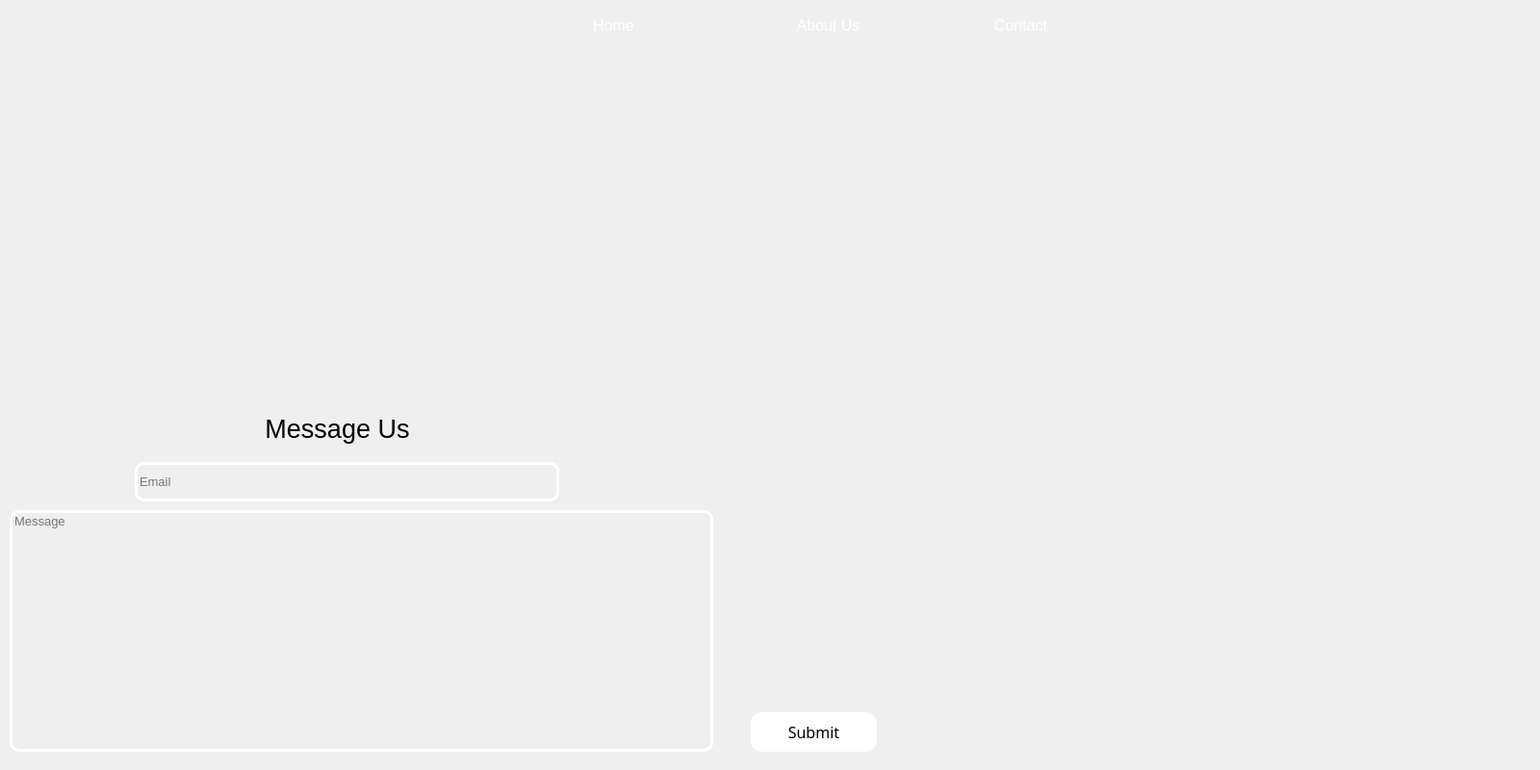
<?xml version="1.0" encoding="UTF-8"?>
<ui version="4.0">
 <class>Dialog</class>
 <widget class="QDialog" name="Dialog">
  <property name="geometry">
   <rect>
    <x>0</x>
    <y>0</y>
    <width>1600</width>
    <height>800</height>
   </rect>
  </property>
  <property name="windowTitle">
   <string>Dialog</string>
  </property>
  <widget class="QWidget" name="widget" native="true">
   <property name="geometry">
    <rect>
     <x>0</x>
     <y>0</y>
     <width>1600</width>
     <height>800</height>
    </rect>
   </property>
   <widget class="QLabel" name="Background_Label">
    <property name="geometry">
     <rect>
      <x>0</x>
      <y>0</y>
      <width>1600</width>
      <height>800</height>
     </rect>
    </property>
    <property name="text">
     <string/>
    </property>
   </widget>
   <widget class="QPushButton" name="Home_Button">
    <property name="geometry">
     <rect>
      <x>600</x>
      <y>15</y>
      <width>75</width>
      <height>23</height>
     </rect>
    </property>
    <property name="font">
     <font>
      <pointsize>12</pointsize>
     </font>
    </property>
    <property name="styleSheet">
     <string notr="true">QPushButton#Home_Button
{
color: rgb(255, 255, 255);
background-color: qlineargradient(spread:pad, x1:0, y1:0, x2:1, y2:0, stop:0 rgba(0, 0, 0, 0), stop:1 rgba(255, 255, 255, 0));
border : 0px solide rgba(0,0,0,0)
}
QPushButton#Home_Button:hover
{
background-color: rgb(62, 168, 234);
   border : 3px solide rgba(0,0,0,0);
   border-radius: 5px;
}
QPushButton#Home_Button:pressed
{
    
	color: rgb(0, 0, 0);
	background-color: rgb(62, 168, 234);
   border : 3px solide rgba(0,0,0,0);
   border-radius: 5px;
}</string>
    </property>
    <property name="text">
     <string>Home</string>
    </property>
   </widget>
   <widget class="QPushButton" name="Contact_Button">
    <property name="geometry">
     <rect>
      <x>1000</x>
      <y>15</y>
      <width>121</width>
      <height>23</height>
     </rect>
    </property>
    <property name="font">
     <font>
      <pointsize>12</pointsize>
     </font>
    </property>
    <property name="styleSheet">
     <string notr="true">QPushButton#Contact_Button
{
color: rgb(255, 255, 255);
background-color: qlineargradient(spread:pad, x1:0, y1:0, x2:1, y2:0, stop:0 rgba(0, 0, 0, 0), stop:1 rgba(255, 255, 255, 0));
border : 0px solide rgba(0,0,0,0)
}
QPushButton#Contact_Button:hover
{
background-color: rgb(62, 168, 234);
   border : 3px solide rgba(0,0,0,0);
   border-radius: 5px;
}
QPushButton#Contact_Button:pressed
{
    
	color: rgb(0, 0, 0);
	background-color: rgb(62, 168, 234);
   border : 3px solide rgba(0,0,0,0);
   border-radius: 5px;
}</string>
    </property>
    <property name="text">
     <string>Contact</string>
    </property>
   </widget>
   <widget class="QPushButton" name="AboutUs_Button">
    <property name="geometry">
     <rect>
      <x>800</x>
      <y>15</y>
      <width>121</width>
      <height>23</height>
     </rect>
    </property>
    <property name="font">
     <font>
      <pointsize>12</pointsize>
     </font>
    </property>
    <property name="styleSheet">
     <string notr="true">QPushButton#AboutUs_Button
{
color: rgb(255, 255, 255);
background-color: qlineargradient(spread:pad, x1:0, y1:0, x2:1, y2:0, stop:0 rgba(0, 0, 0, 0), stop:1 rgba(255, 255, 255, 0));
border : 0px solide rgba(0,0,0,0)
}
QPushButton#AboutUs_Button:hover
{
background-color: rgb(62, 168, 234);
   border : 3px solide rgba(0,0,0,0);
   border-radius: 5px;
}
QPushButton#AboutUs_Button:pressed
{
    
	color: rgb(0, 0, 0);
	background-color: rgb(62, 168, 234);
   border : 3px solide rgba(0,0,0,0);
   border-radius: 5px;
}</string>
    </property>
    <property name="text">
     <string>About Us</string>
    </property>
   </widget>
   <widget class="QLabel" name="label">
    <property name="geometry">
     <rect>
      <x>230</x>
      <y>420</y>
      <width>241</width>
      <height>51</height>
     </rect>
    </property>
    <property name="font">
     <font>
      <pointsize>20</pointsize>
      <weight>50</weight>
      <bold>false</bold>
     </font>
    </property>
    <property name="text">
     <string>Message Us</string>
    </property>
    <property name="alignment">
     <set>Qt::AlignCenter</set>
    </property>
   </widget>
   <widget class="QLineEdit" name="Email_Edit">
    <property name="geometry">
     <rect>
      <x>140</x>
      <y>480</y>
      <width>441</width>
      <height>41</height>
     </rect>
    </property>
    <property name="font">
     <font>
      <pointsize>10</pointsize>
     </font>
    </property>
    <property name="styleSheet">
     <string notr="true">QLineEdit#Email_Edit
{
background-color: qlineargradient(spread:pad, x1:0, y1:0, x2:1, y2:0, stop:0 rgba(0, 0, 0, 0), stop:1 rgba(255, 255, 255, 0));
border : 3px solid rgb(255, 255, 255);
border-radius:10px;

}
QLineEdit#Email_Edit:focus
{
border : 3px solid rgb(53, 218, 255);
	


}


</string>
    </property>
    <property name="alignment">
     <set>Qt::AlignLeading|Qt::AlignLeft|Qt::AlignVCenter</set>
    </property>
    <property name="placeholderText">
     <string>Email</string>
    </property>
   </widget>
   <widget class="QLineEdit" name="Message_Edit">
    <property name="geometry">
     <rect>
      <x>10</x>
      <y>530</y>
      <width>731</width>
      <height>251</height>
     </rect>
    </property>
    <property name="font">
     <font>
      <pointsize>10</pointsize>
     </font>
    </property>
    <property name="styleSheet">
     <string notr="true">QLineEdit#Message_Edit
{
background-color: qlineargradient(spread:pad, x1:0, y1:0, x2:1, y2:0, stop:0 rgba(0, 0, 0, 0), stop:1 rgba(255, 255, 255, 0));
border : 3px solid rgb(255, 255, 255);
border-radius:10px;

}
QLineEdit#Message_Edit::focus
{
border : 3px solid rgb(53, 218, 255);


}</string>
    </property>
    <property name="alignment">
     <set>Qt::AlignLeading|Qt::AlignLeft|Qt::AlignTop</set>
    </property>
    <property name="placeholderText">
     <string>Message</string>
    </property>
   </widget>
   <widget class="QPushButton" name="Submit_Button">
    <property name="geometry">
     <rect>
      <x>780</x>
      <y>740</y>
      <width>131</width>
      <height>41</height>
     </rect>
    </property>
    <property name="font">
     <font>
      <family> Abdoullah Ashgar EL-kharef</family>
      <pointsize>12</pointsize>
      <weight>50</weight>
      <bold>false</bold>
     </font>
    </property>
    <property name="styleSheet">
     <string notr="true">QPushButton#Submit_Button
{
background-color: rgb(255, 255, 255);
border-radius:12px;
}


QPushButton#Submit_Button:hover
{
	
	
	background-color: rgb(62, 168, 234);

}

QPushButton#Submit_Button:pressed
{
background-color:rgb(255, 255, 255);

}



</string>
    </property>
    <property name="text">
     <string>Submit</string>
    </property>
   </widget>
  </widget>
 </widget>
 <resources/>
 <connections/>
</ui>
